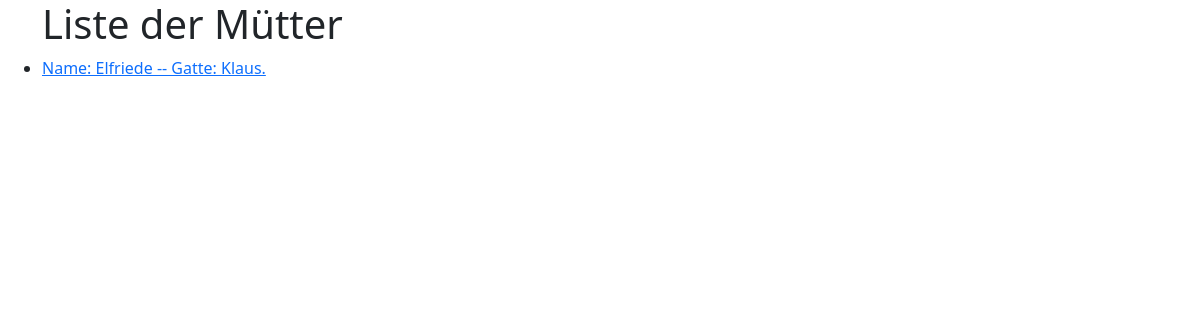
Page /app1/muetter/ on the earlier database version.
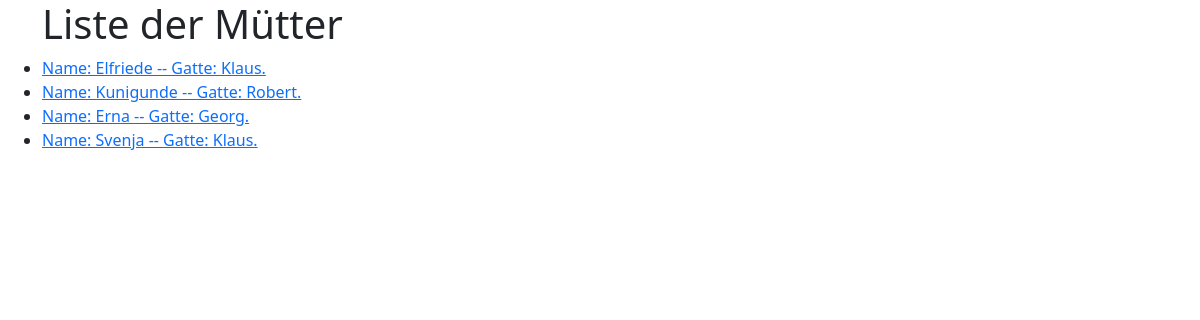
Same page on the later database version.
### app1/models.py (models this page shows, shortened)
class Mutter(models.Model):
    name = models.CharField(verbose_name="Mutter", max_length=50)
    gatte = models.ForeignKey(Vater, verbose_name="Ehegatte", on_delete=models.PROTECT)
    kochkunst = models.DecimalField("Lecker Essen", max_digits=2, decimal_places=1)
    class Meta:
        verbose_name = "Mutter"
        verbose_name_plural = "Mütter"
    def __str__(self):
        return f"Name: {self.name} -- Gatte: {self.gatte.name}."

class Vater(models.Model):
    name = models.CharField(verbose_name="Name", max_length=50, primary_key=True)
    gehalt = models.DecimalField(verbose_name="Einkommen", max_digits=8, decimal_places=2)
    class Meta:
        verbose_name = "Vater"
        verbose_name_plural = "Väter"

### app1/views.py (the view)
# urls.py: path('muetter/', views.muetter, name="muetter"),
def muetter(request):
    liste = Mutter.objects.all()
    contents = {
        'liste': liste,
        'vors': 'mutter',
        'h1': 'Liste der Mütter',
    }
    return render(request, 'app1/liste.html', contents)

### app1/templates/app1/liste.html (shortened to what this page needs)
{% extends 'app1/vorlage.html' %}
{% block contents %}
<ul>
{% for element in liste %}
    <li><a href="{{vors}}/{{element.pk}}" target="_blank">{{element}}</a></li>
{% endfor %}
</ul>
{% endblock contents %}

Differences in the rows shown:
added Mutter: name+gatte "Name: Kunigunde -- Gatte: Robert."
added Mutter: name+gatte "Name: Erna -- Gatte: Georg."
added Mutter: name+gatte "Name: Svenja -- Gatte: Klaus."
